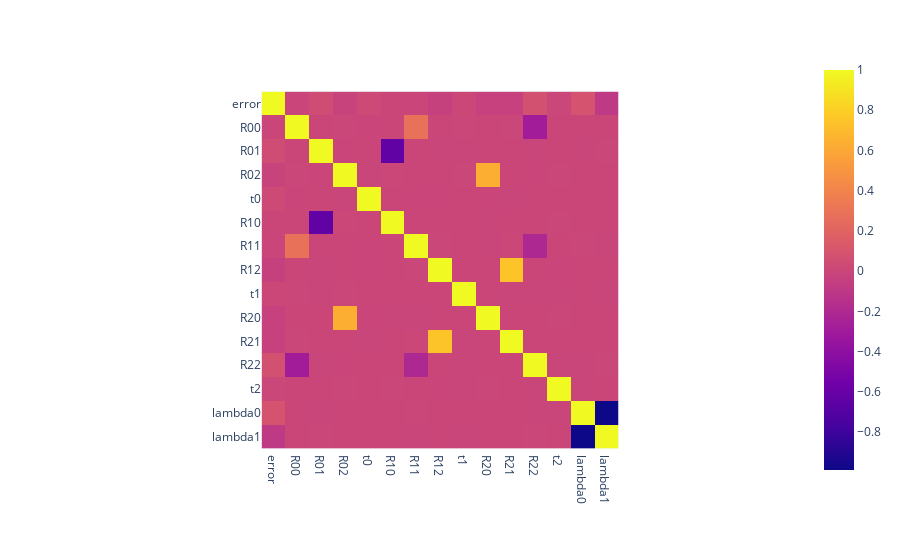

Notebook cell for this chart:
### Code cell
px.imshow(df[cols].corr(), height=800)

### Figure 1 — Plotly figure (JSON) as saved in the notebook; plotly's stock layout.template omitted (floating-point values rounded to 4 significant figures; data arrays with more than 128 entries replaced by an {"elided": "..."} marker saying what was removed)
{"data": [{"coloraxis": "coloraxis", "hovertemplate": "x: %{x}<br>y: %{y}<br>color: %{z}<extra></extra>", "name": "0", "type": "heatmap", "x": ["error", "R00", "R01", "R02", "t0", "R10", "R11", "R12", "t1", "R20", "R21", "R22", "t2", "lambda0", "lambda1"], "xaxis": "x", "y": ["error", "R00", "R01", "R02", "t0", "R10", "R11", "R12", "t1", "R20", "R21", "R22", "t2", "lambda0", "lambda1"], "yaxis": "y", "z": {"elided": "15x15 float values"}}], "layout": {"autosize": true, "coloraxis": {"colorscale": [[0, "#0d0887"], [0.1111, "#46039f"], [0.2222, "#7201a8"], [0.3333, "#9c179e"], [0.4444, "#bd3786"], [0.5556, "#d8576b"], [0.6667, "#ed7953"], [0.7778, "#fb9f3a"], [0.8889, "#fdca26"], [1, "#f0f921"]]}, "margin": {"t": 60}, "xaxis": {"anchor": "y", "autorange": true, "constrain": "domain", "domain": [0.2523, 0.7477], "range": [-0.5, 14.5], "scaleanchor": "y", "type": "category"}, "yaxis": {"anchor": "x", "autorange": true, "constrain": "domain", "domain": [0, 1], "range": [14.5, -0.5], "type": "category"}}}
